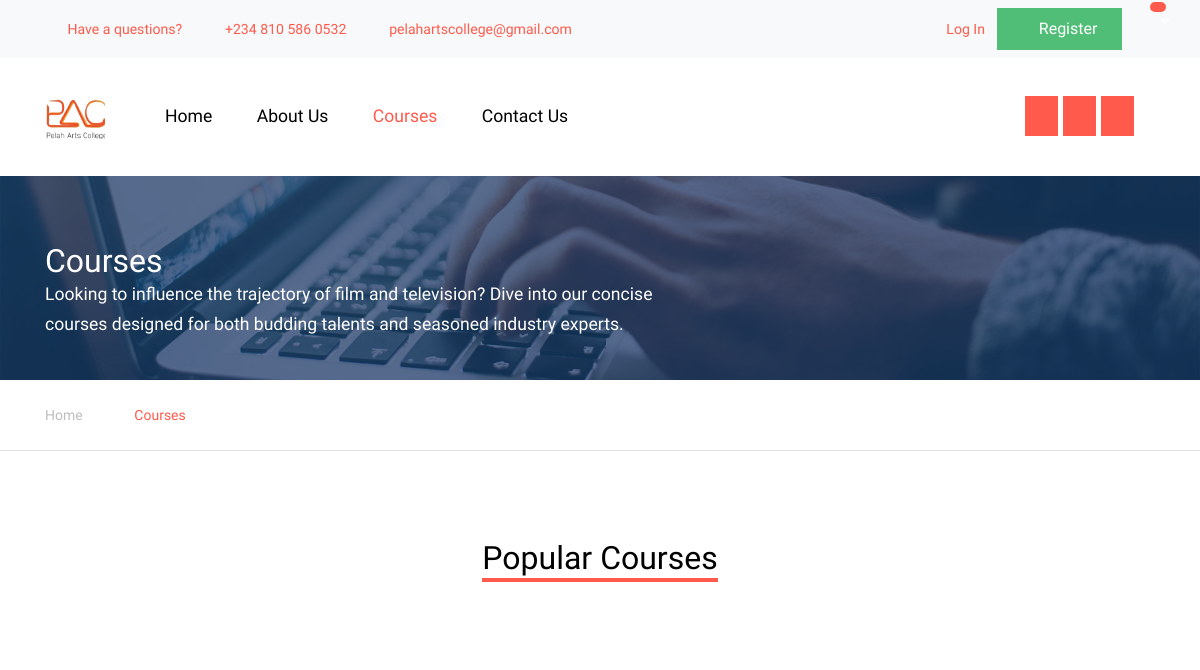
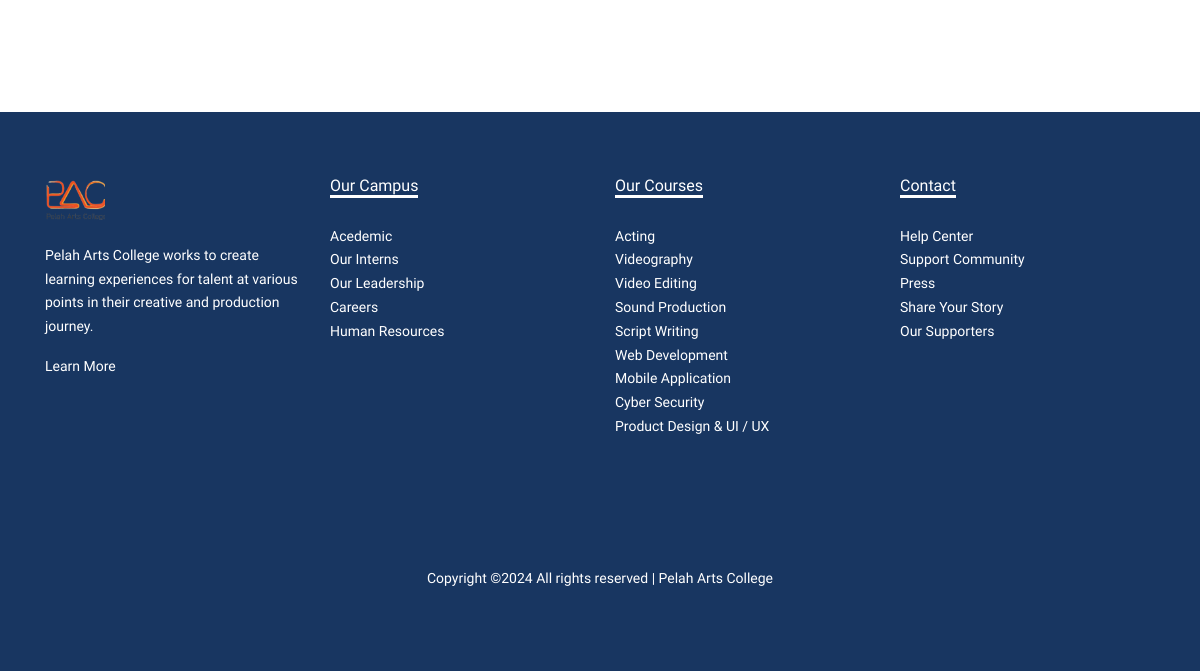
The app's page /courses, older data (2 pictures, top to bottom).
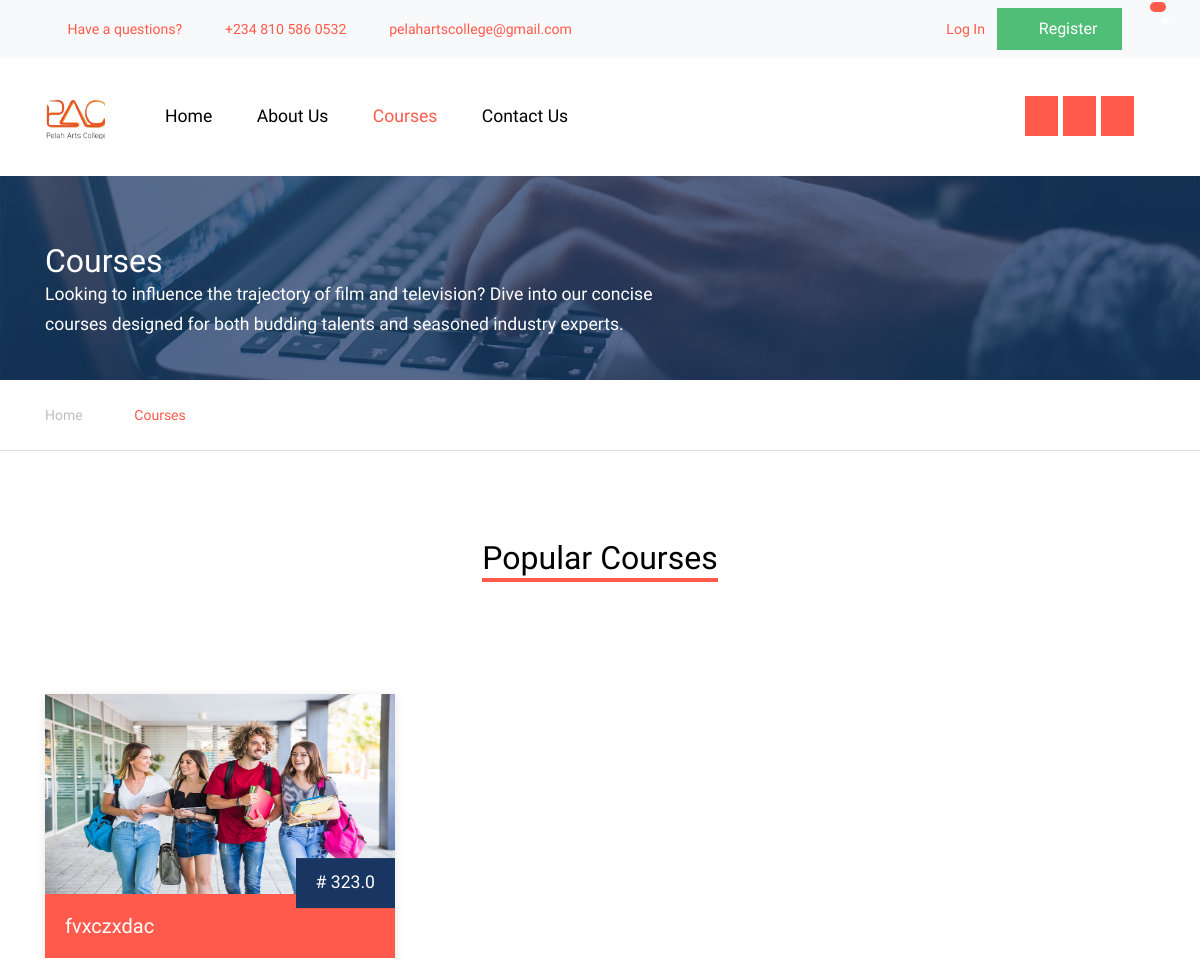
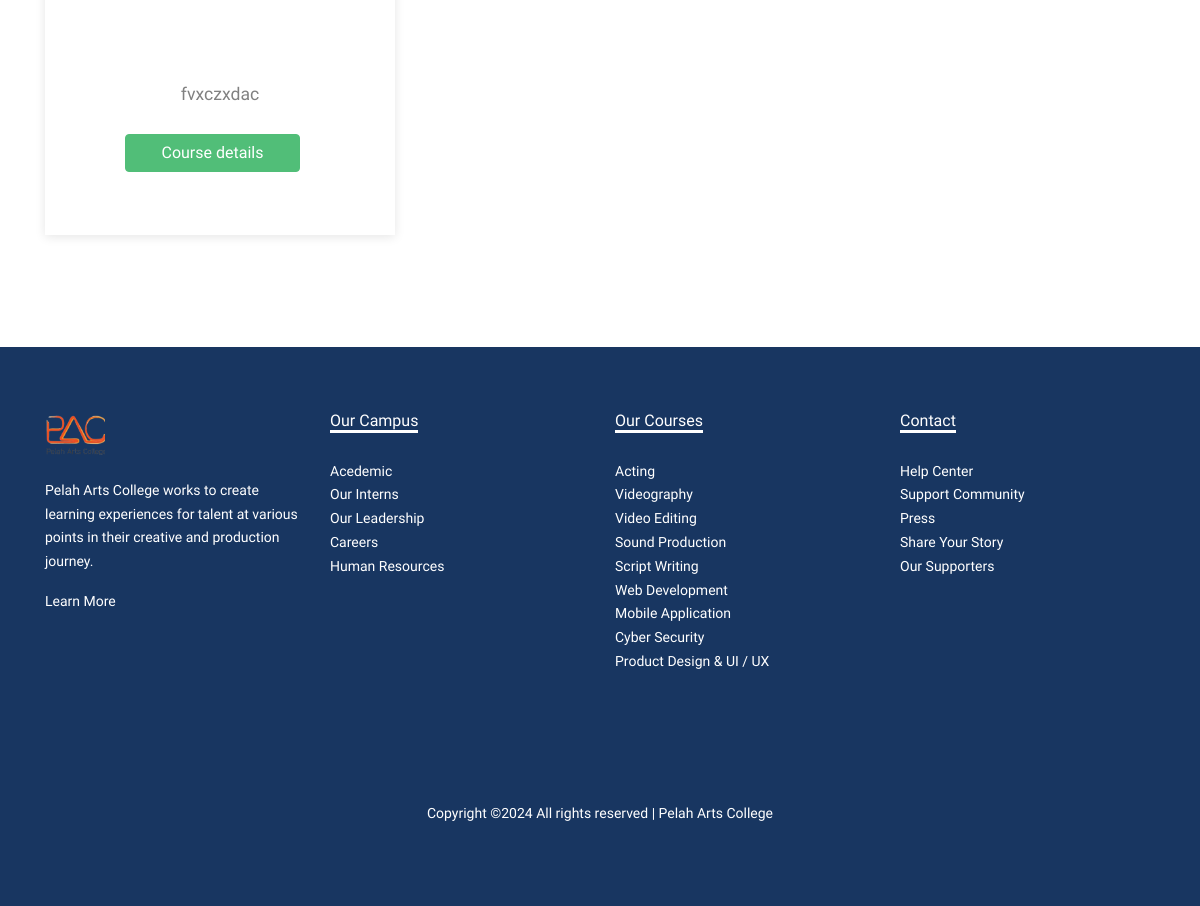
The same page, newer data (2 pictures, top to bottom).
### model.py (models this page shows, shortened)
class Course(db.Model):
    id = db.Column(db.Integer, primary_key=True)
    title = db.Column(db.String(150))
    description = db.Column(db.String(500))
    price = db.Column(db.Float)
    student_id = db.Column(db.Integer, db.ForeignKey('student.id'))
    instructor_id = db.Column(db.Integer, db.ForeignKey('instructor.id'))
    image = db.Column(db.String(150), nullable=False)
    category = db.Column(db.String(100), nullable=False)
    duration = db.Column(db.String(30))
    instructor = db.relationship('Instructor', back_populates='courses')
    payments = db.relationship('Payment', back_populates='course')

### main.py (the view)
@app.route('/courses')
def courses():
    all_courses = Course.query.all()
    return render_template('courses.html', courses=all_courses)

### templates/courses.html (shortened to what the changed rows need)
<!DOCTYPE html>
<html lang="en">
  <head>
    <link rel="stylesheet" href="{{ url_for('static', filename='css/bootstrap.min.css') }}">
    <link rel="stylesheet" href="{{ url_for('static', filename='css/jquery-ui.css') }}">
    <link rel="stylesheet" href="{{ url_for('static', filename='css/owl.carousel.min.css') }}">
    <link rel="stylesheet" href="{{ url_for('static', filename='css/owl.theme.default.min.css') }}">
    <link rel="stylesheet" href="{{ url_for('static', filename='css/jquery.fancybox.min.css') }}">
    <link rel="stylesheet" href="{{ url_for('static', filename='css/bootstrap-datepicker.css') }}">
    <link rel="stylesheet" href="{{ url_for('static', filename='fonts/flaticon/font/flaticon.css') }}">
    <link rel="stylesheet" href="{{ url_for('static', filename='css/jquery.mb.YTPlayer.min.css') }}" media="all" type="text/css">
    <link rel="stylesheet" href="{{ url_for('static', filename='css/style.css') }}">
    <link rel="stylesheet" href="{{ url_for('static', filename='fonts/icomoon/style.css') }}">
  </head>
  <body data-spy="scroll" data-target=".site-navbar-target" data-offset="300">
    <div class="site-wrap">
      <div
        class="site-section ftco-subscribe-1 site-blocks-cover pb-4"
        style="background-image: url('{{ url_for('static', filename='images/bg_1.jpg') }}')"
      >
        <div class="container">
          <div class="row align-items-end">
            <div class="col-lg-7">
              <h2 class="mb-0">Courses</h2>
            </div>
          </div>
        </div>
      </div>
      <div class="site-section">
        {% block content %}
        <div class="container">
          <div class="row mb-5 justify-content-center text-center">
            <div class="col-lg-6 mb-5">
              <h2 class="section-title-underline mb-3">
                <span>Popular Courses</span>
              </h2>
            </div>
          </div>
          <div class="row">
            {% for course in courses %}
            <div class="col-lg-4 col-md-6 mb-4">
              <div class="course-1-item">
                <figure class="thumnail">
                  <a href="{{ url_for('course', course_id=course.id) }}"
                    ><img
                      class="img-fluid"
                      src="{{ url_for('static', filename='images/' + course.image) }}"
                      alt=""
                  /></a>
                  <div class="price"># {{ course.price }}</div>
                  <div class="category">
                    <h3>
                      <a href="{{ url_for('course', course_id=course.id) }}" style="color: #fff;"
                        >{{ course.title }}</a
                      >
                    </h3>
                  </div>
                </figure>
                <div class="course-1-content pb-4">
                  <div class="rating text-center mb-3">
                    <span class="icon-star2 text-warning"></span>
                    <span class="icon-star2 text-warning"></span>
                    <span class="icon-star2 text-warning"></span>
                    <span class="icon-star2 text-warning"></span>
                    <span class="icon-star2 text-warning"></span>
                  </div>
                  <p class="card-text">{{ course.description }}</p>
                </div>
                <a href="{{ url_for('course', course_id=course.id) }}" class="btn btn-primary" style="width: 50%; margin-left: 5rem;">Course details</a>
              </div>
            </div>
            {% endfor %}
          </div>
        </div>
        {% endblock %}
      </div>
    </div>
  </body>
</html>

Row changes from the older to the newer data that the page shows:
added Course: image (picture), price "323.0", title "fvxczxdac", description "fvxczxdac"
